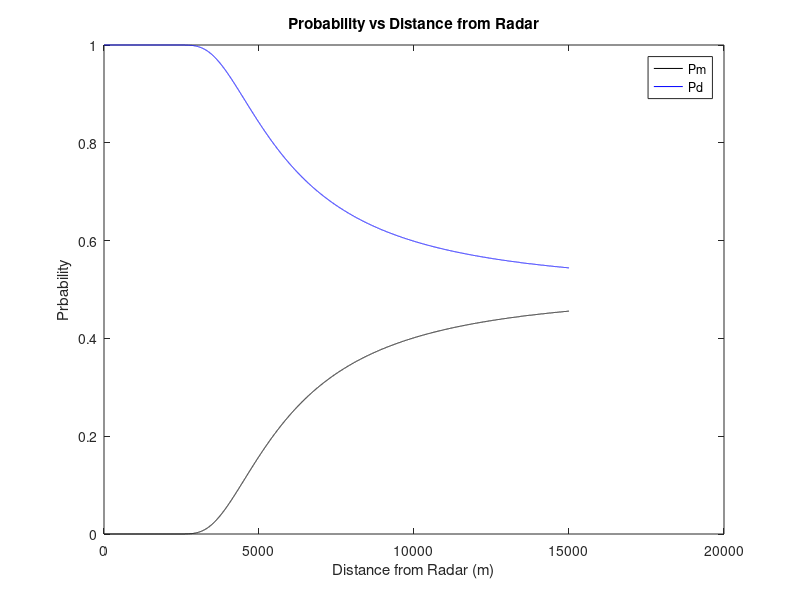
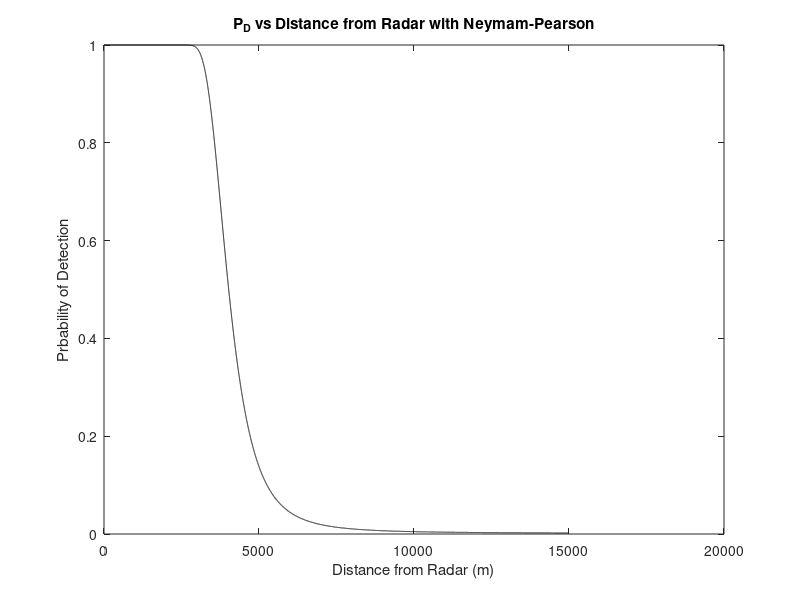
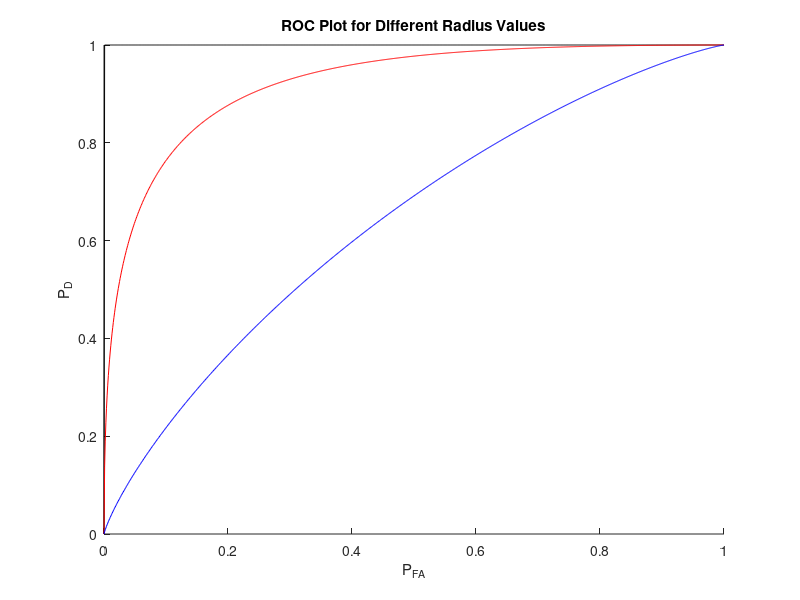

MATLAB code for these plots, in order: (Note: this script raises an error after producing the figures.)
%% Set up

 hold off
 clc
 clear all
 close all

alfa=5*10^(5);
c = 300000;

%r = c*t/2;

v= 10^-4;
r=0:15000;
eta = alfa./(2*r.^2); % solved for on paper
Xr = 1/(sqrt(2*pi));

%% Part 2.1

Pfa = 1-normcdf(eta,0,sqrt(v));

plot(r,Pfa,'k-');
xlabel('Distance from Radar (m)')
ylabel('Prbability')
title('Probability vs Distance from Radar')

Pd=1-normcdf(eta,alfa./r.^2,sqrt(v));

hold on
plot(r,Pd,'b-')
legend('Pm','Pd')

pause

%% Part 2.2

NPcnst = 10^(-3);
NPcnstnew = 1-NPcnst

NPThreshhold = norminv(NPcnstnew,0,sqrt(v))

Pfa2 = 1-normcdf(NPThreshhold,0,sqrt(v));
Pm2=normcdf(NPThreshhold,alfa./r.^2,sqrt(v));
Pd2 = 1-Pm2;

figure(2)
plot(r,Pd2,'k-')
xlabel('Distance from Radar (m)')
ylabel('Prbability of Detection')
title('P_D vs Distance from Radar with Neymam-Pearson')

location = find(Pd2>=0.9);
maxDistance = location(end) % this is the maximum distance

% distance=norminv(0.9,alfa./r.^2,sqrt(v));

pause

%% Part 2.3

figure(3)
PTest = linspace(0,1,1000); % take 1000 linearly spaced values for Pfa

etaNew = norminv(PTest,0,sqrt(v)); % now get values for eta that result
                                   % in the previously created set for Pfa
colors = {'k','r','b'}; % generates three different line colors to be used
count = 1;
for k = [2000 5000 10000]
    PfaNew = 1-normcdf(etaNew,0,sqrt(v));
    PdNew = 1-normcdf(etaNew,alfa./k.^2,sqrt(v));
    hold on
    h = plot(PfaNew,PdNew,colors{count});
    count = count + 1;
end

title('ROC Plot for Different Radius Values')
xlabel('P_{FA}');
ylabel('P_{D}');
legend('r = 2000', 'r = 5000', 'r = 10000',0);

% the following code expands the axis so the data is not on the edge
f=gca; n=0.1;
w=axis;
xr = (w(2)-w(1));
yr = (w(4)-w(3));
axis(f, [w + n*[-xr xr -yr yr]]);
hold off
%% Part 3.2

rmax = 15000;
count = 1;
figure
color = {'k','r','b','g','y','m'}
for l=[1 3 10 30 100 300]
    etaNew = norminv(PTest,0,sqrt(v/l));
    PfaNew = 1-normcdf(etaNew,0,sqrt(v/l));
    PdNew = 1-normcdf(etaNew,alfa./rmax.^2,sqrt(v/l));
    hold on
    h = plot(PfaNew,PdNew,color{count});
    count = count + 1;
end
title('ROC Plot for different l values')
xlabel('P_{FA}');
ylabel('P_{D}');
legend('l= 1', 'l = 3', 'l = 10', 'l = 30', 'l = 100', 'l = 300', 0);



% the following code expands the axis so the data is not on the edge
f=gca; n=0.1;
w=axis;
xr = (w(2)-w(1));
yr = (w(4)-w(3));
axis(f, [w + n*[-xr xr -yr yr]]);

%% Part 3.3

NPcnst = 10^(-3);
NPcnstnew = 1-NPcnst;
r = 10000;
l=[1:300]
NPThreshhold = norminv(NPcnstnew,0,sqrt(v./l));

Pfa2 = 1-normcdf(NPThreshhold,0,sqrt(v./l));
Pm2=normcdf(NPThreshhold,alfa./r.^2,sqrt(v./l));
Pd2 = 1-Pm2;

figure()
plot(l,Pd2)
xlabel('Number of measurements l')
ylabel('Prbability of Detection')
title('P_D vs l from Radar with Neymam-Pearson')

location = find(Pd2>=0.9);
lo = location(1) % this is the maximum distance

%% Part 3.4


NPcnst = 10^(-3);
NPcnstnew = 1-NPcnst;
r = 1:15000;
figure()
color = {'k','r'};
count = 1;
for l=[1, lo]
NPThreshhold = norminv(NPcnstnew,0,sqrt(v./l));

Pfa2 = 1-normcdf(NPThreshhold,0,sqrt(v./l));
Pm2=normcdf(NPThreshhold,alfa./r.^2,sqrt(v./l));
Pd2 = 1-Pm2;
hold on
plot(r,Pd2,color{count})
count = count +1;
end


xlabel('Distance r')
ylabel('Prbability of Detection')
legend('l= 1','l=l0');
title('P_D vs r from Radar with Neymam-Pearson')

%% Part 3.5

NPcnst = 10^(-3);
NPcnstnew = 1-NPcnst;
r = 10000;
factor = 0:0.001:100; 
count = 1;
Pd2new = -1000;

NPThreshhold = norminv(NPcnstnew,0,sqrt(v./lo));
Pfa2 = 1-normcdf(NPThreshhold,0,sqrt(v./lo));
Pm2=normcdf(NPThreshhold,alfa./r.^2,sqrt(v./lo));
Pd2 = 1-Pm2;
count =1;

while (abs(Pd2-Pd2new)>0.00001 && count<length(factor))
    NPThreshhold = norminv(NPcnstnew,0,sqrt(v));
    Pfa2new = 1-normcdf(NPThreshhold,0,sqrt(v));
    Pm2new=normcdf(NPThreshhold,factor(count).*alfa./r.^2,sqrt(v));
    Pd2new = 1-Pm2new;
    count = count +1;
end

Pd2new
Pd2
factor(count-1)

%% Part 4.1
load data_P2.mat
figure()
imagesc(X)
xlabel('Distance')

%% Part 4.2

T = zeros(100,1000);
for k=1:100
    
    T(k,:)= mean(X(1:k,:));
    
end

figure()
imagesc(T)
title('Value of T')
ylabel('Number of Observations')
xlabel('Distance from sensor (m)')
%% Part 4.3

v= 10^-4;
NPVect = zeros(100,1);

for k=1:100
    NPcnst = 10^(-3);
    NPcnstnew = 1-NPcnst;
    NPVect(k) = norminv(NPcnstnew,0,sqrt(v)/k);
end

% NPVect = NPVect+.00511; % this will increase the value of eta

NPMatrix = NPVect * ones(1,1000);

Decisions = (T>NPMatrix);

figure()
imagesc(Decisions)
title('Output of Decider (Red == 1)')
ylabel('Number of Observations')
xlabel('Distance from sensor (m)')
